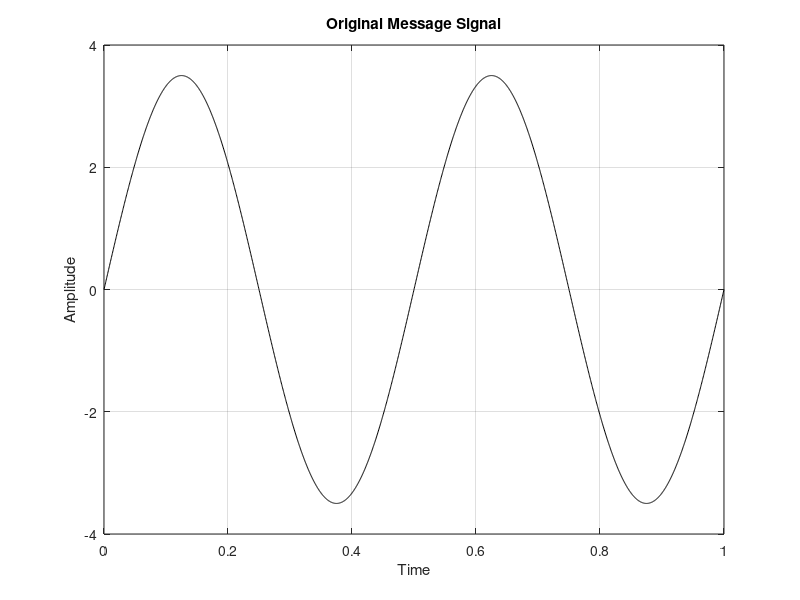
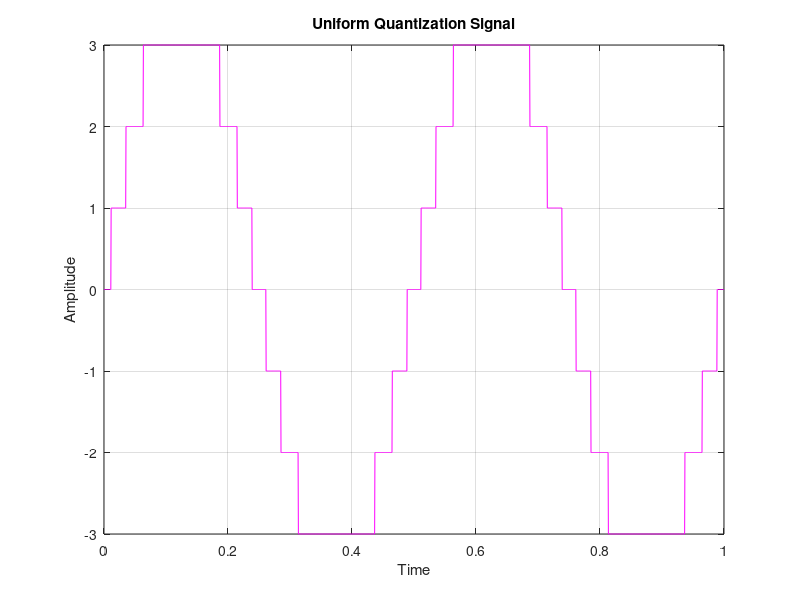
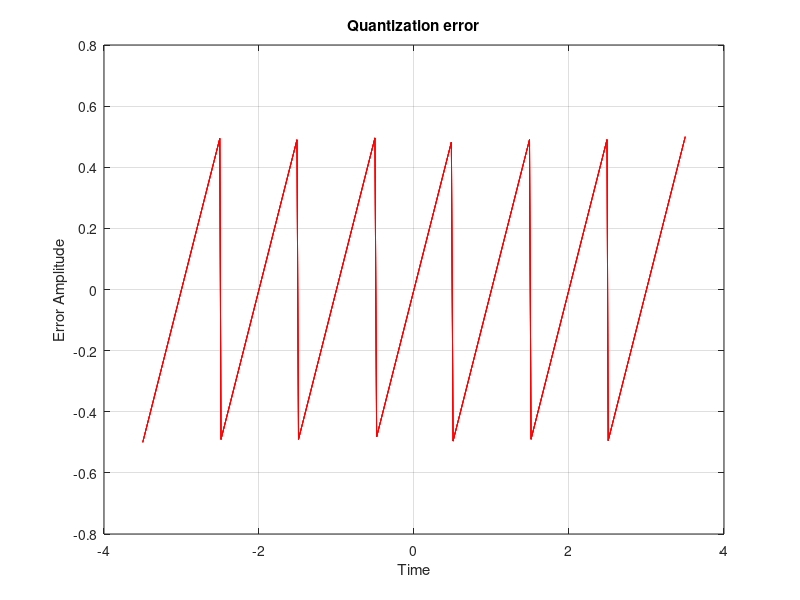
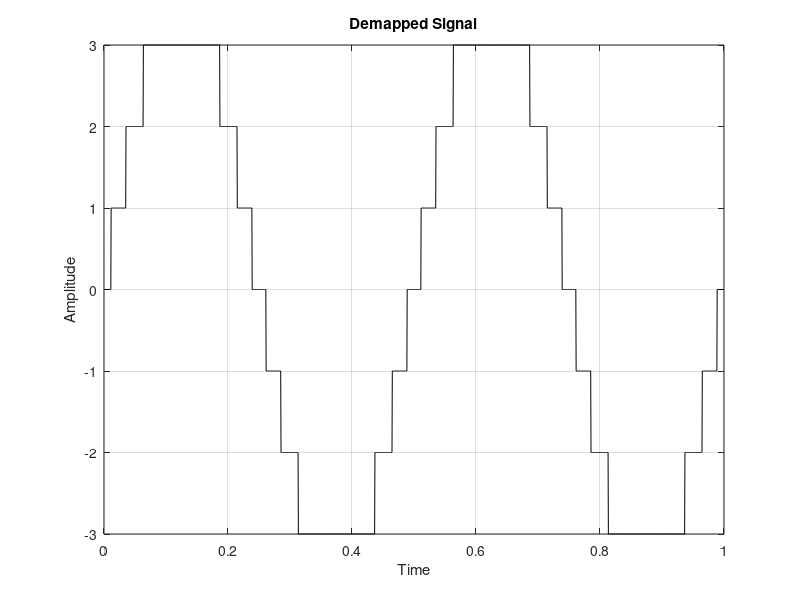

These figures' MATLAB source, in order:
% PCM with mid-tread quantizer
clc; clear all; close all;

fm = 2; % Message frequency

fs = 1000*fm; % Sampling frequency

t = 0:1/fs:1;

a = 3.5; % Amplitude

x = a*sin(2*pi*fm*t); % Original Message Signal

figure(1);

plot(t,x,'k-');
xlabel('Time')
ylabel('Amplitude')
title('Original Message Signal')
grid on

%Mid-Tread Quantization 
enc = [];
for i = 1:length(x)
    if x(i) > 0.5 && x(i) <= 1.5
        xq(i) = 1;
        e = [1 0 0];
    elseif x(i) > 1.5 && x(i) <= 2.5
        xq(i) = 2;
        e = [1 0 1];
    elseif x(i) > 2.5 && x(i) <= 3.5
        xq(i) = 3;
        e  = [1 1 0];
    elseif x(i) >= -3.5 && x(i) <= -2.5
        xq(i) = -3;
        e = [0 0 0]
    elseif x(i) > - 2.5 && x(i) <= -1.5
        xq(i) = -2;
        e = [0 0 1];
    elseif x(i) > - 1.5 && x(i) <= -0.5
        xq(i) = -1;
        e = [0 1 0];
    elseif x(i) > -0.5 && x(i) < 0.5
        xq(i) = 0;
        e  = [0 1 1];
    end
    
    enc = [enc e];
        
end
    


figure(2);
plot(t,xq,'m-');
xlabel('Time')
ylabel('Amplitude')
title('Uniform Quantization Signal')
grid on
        
figure(3)
plot(x,x - xq,'r-');
xlabel('Time')
ylabel('Error Amplitude')
title('Quantization error')
grid on

% PCM Receiver
rec = enc; % received bits
xq_r = [];
for j = 1 :3:length(rec) - 2
    if rec(j) == 0 && rec(j + 1) == 0 && rec(j + 2) == 0
       xq1 = -3; 
    elseif rec(j) == 0 && rec(j + 1) == 0 && rec(j + 2) == 1
       xq1 = -2;
    elseif rec(j) == 0 && rec(j + 1) == 1 && rec(j + 2) == 0
       xq1 = -1;
    elseif rec(j) == 0 && rec(j + 1) == 1 && rec(j + 2) == 1
       xq1 = 0;
   elseif rec(j) == 1 && rec(j + 1) == 0 && rec(j + 2) == 0
       xq1 = 1;
   elseif rec(j) == 1 && rec(j + 1) == 0 && rec(j + 2) == 1
       xq1 = 2;
   elseif rec(j) == 1 && rec(j + 1) == 1 && rec(j + 2) == 0
       xq1 = 3;
    end
    xq_r = [xq_r xq1];
    
end

figure(4)
plot(t,xq_r,'k-');
xlabel('Time')
ylabel('Amplitude')
title('Demapped Signal')
grid on

% Low Pass Filtering
[num den] = butter(5,4*fm/fs); % Butterworth LPF filter
rec_op = filter(num, den, xq_r); % Smoothing
figure(5)
plot(t,rec_op,'g-');
xlabel('Time')
ylabel('Amplitude')
title('Reconstructed Signal')
grid on